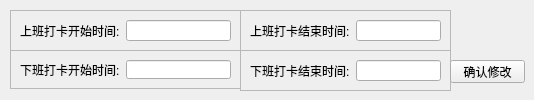
      <widget class="QWidget" name="page_4">
       <widget class="QFrame" name="frame_14">
        <property name="geometry">
         <rect>
          <x>10</x>
          <y>10</y>
          <width>231</width>
          <height>41</height>
         </rect>
        </property>
        <property name="frameShape">
         <enum>QFrame::StyledPanel</enum>
        </property>
        <property name="frameShadow">
         <enum>QFrame::Raised</enum>
        </property>
        <layout class="QHBoxLayout" name="horizontalLayout_8">
         <item>
          <widget class="QLabel" name="label_8">
           <property name="text">
            <string>上班打卡开始时间:</string>
           </property>
          </widget>
         </item>
         <item>
          <widget class="QLineEdit" name="search_entry_3"/>
         </item>
        </layout>
       </widget>
       <widget class="QFrame" name="frame_15">
        <property name="geometry">
         <rect>
          <x>240</x>
          <y>50</y>
          <width>211</width>
          <height>41</height>
         </rect>
        </property>
        <property name="frameShape">
         <enum>QFrame::StyledPanel</enum>
        </property>
        <property name="frameShadow">
         <enum>QFrame::Raised</enum>
        </property>
        <layout class="QHBoxLayout" name="horizontalLayout_9">
         <item>
          <widget class="QLabel" name="label_9">
           <property name="text">
            <string>下班打卡结束时间:</string>
           </property>
          </widget>
         </item>
         <item>
          <widget class="QLineEdit" name="search_entry_4"/>
         </item>
        </layout>
       </widget>
       <widget class="QFrame" name="frame_16">
        <property name="geometry">
         <rect>
          <x>10</x>
          <y>50</y>
          <width>231</width>
          <height>39</height>
         </rect>
        </property>
        <property name="frameShape">
         <enum>QFrame::StyledPanel</enum>
        </property>
        <property name="frameShadow">
         <enum>QFrame::Raised</enum>
        </property>
        <layout class="QHBoxLayout" name="horizontalLayout_10">
         <item>
          <widget class="QLabel" name="label_10">
           <property name="text">
            <string>下班打卡开始时间:</string>
           </property>
          </widget>
         </item>
         <item>
          <widget class="QLineEdit" name="search_entry_5"/>
         </item>
        </layout>
       </widget>
       <widget class="QPushButton" name="pushButton_8">
        <property name="geometry">
         <rect>
          <x>450</x>
          <y>60</y>
          <width>75</width>
          <height>23</height>
         </rect>
        </property>
        <property name="text">
         <string>确认修改</string>
        </property>
       </widget>
       <widget class="QFrame" name="frame_25">
        <property name="geometry">
         <rect>
          <x>240</x>
          <y>10</y>
          <width>211</width>
          <height>41</height>
         </rect>
        </property>
        <property name="frameShape">
         <enum>QFrame::StyledPanel</enum>
        </property>
        <property name="frameShadow">
         <enum>QFrame::Raised</enum>
        </property>
        <layout class="QHBoxLayout" name="horizontalLayout_20">
         <item>
          <widget class="QLabel" name="label_18">
           <property name="text">
            <string>上班打卡结束时间:</string>
           </property>
          </widget>
         </item>
         <item>
          <widget class="QLineEdit" name="search_entry_6"/>
         </item>
        </layout>
       </widget>
      </widget>
